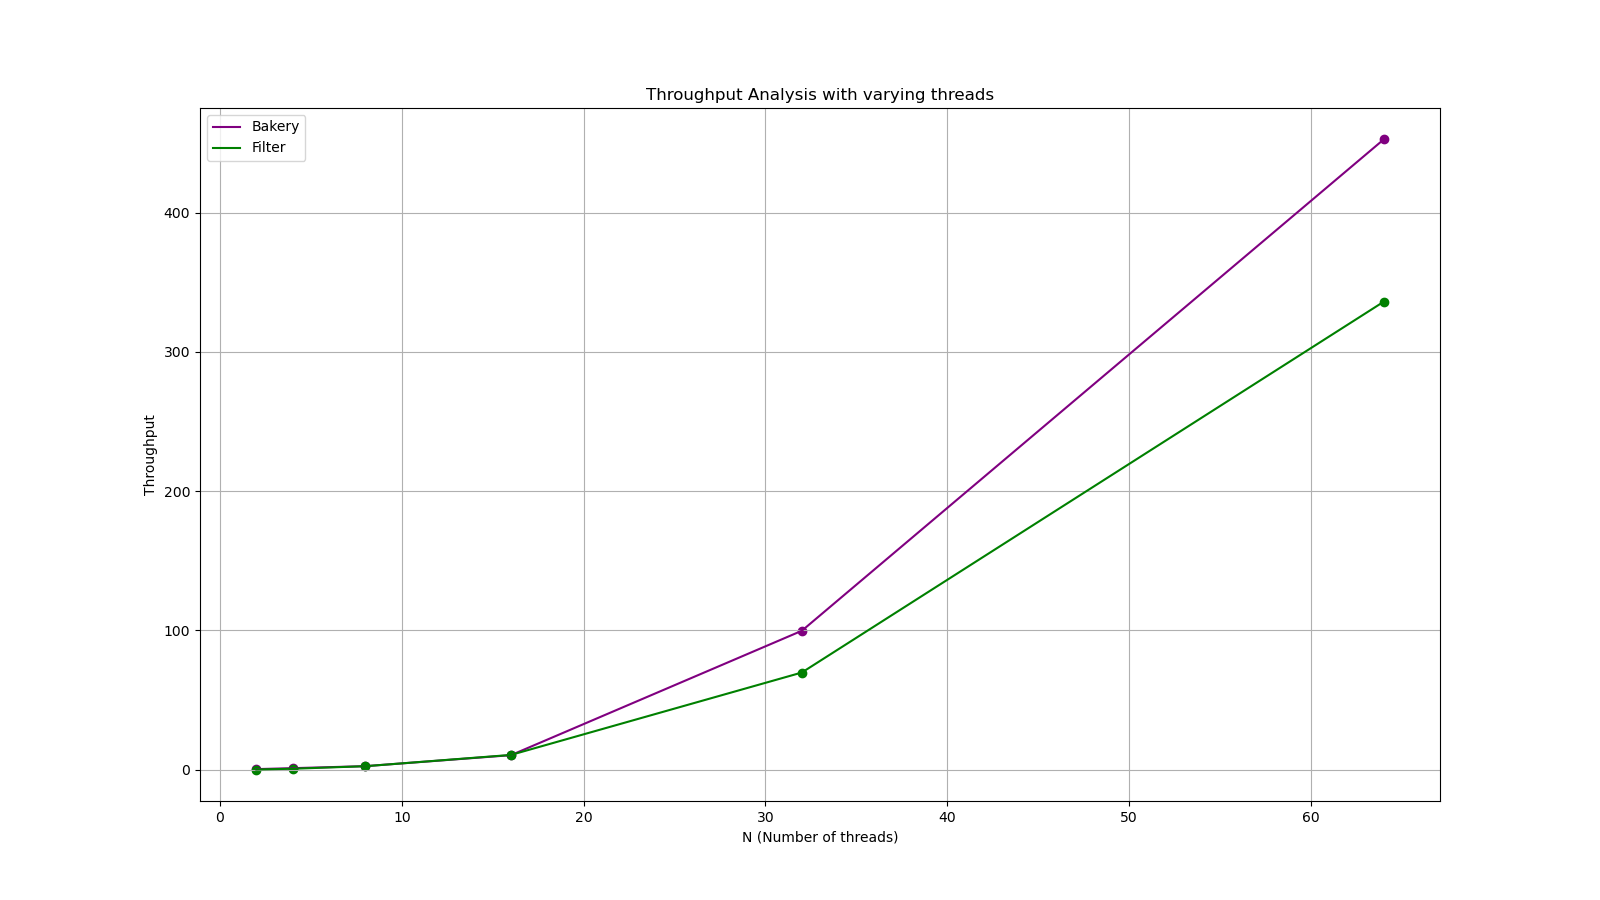

Reproduce this figure in Python.
# Throughput Analysis with varying threads [WORST CASE]: 

import matplotlib.pyplot as plt
import os

def avg(a,b,c,d,e):
    return (a+b+c+d+e)/5


N = [2, 4, 8, 16, 32, 64]
B = [avg(0.3,1.2,0.2,0.1,0.5), avg(1.6,1.2,0.5,1.1,1.3), avg(2.4,2.4,3,2.9,2.2), avg(8.9,10.7,10.1,11.1,11.5), avg(106.8,91.7,103.2,98.6,98.6), avg(415.2,468.2,465.1,451.4,462.6)]
F = [avg(0,0.1,0.1,0.6,0.1), avg(0.3,1.3,1,0.5,0.5), avg(2.4,3.1,2.2,2.3,2.8), avg(9.9,11.1,8.5,13.2,10.5), avg(71,75.4,68.5,74,60.1), avg(322.8,355.3,356.8,317.4,327.7)]

# make a big plot
plt.figure(figsize=(16, 9))

plt.plot(N, B, label='Bakery', color='purple')
plt.plot(N, F, label='Filter', color='green')

# show grid lines
plt.grid(True)

# show markers
plt.scatter(N, B, color='purple')
plt.scatter(N, F, color='green')

plt.xlabel('N (Number of threads)')
plt.ylabel('Throughput')
plt.title('Throughput Analysis with varying threads')
plt.legend()
script_name = os.path.splitext(os.path.basename(__file__))[0]
plt.savefig(f"{script_name}.png")
plt.show()
